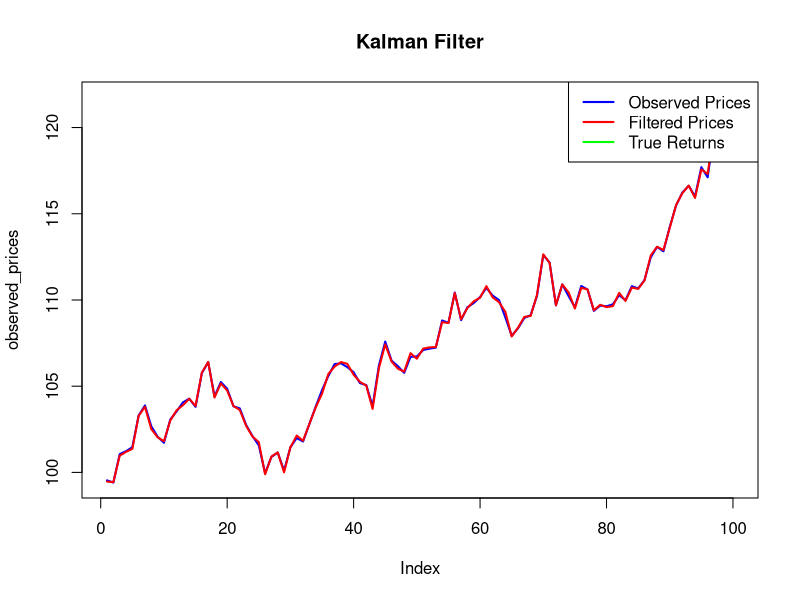

Write R code to recreate this figure.
library(Metrics)
set.seed(123)
num_obs <- 100
true_returns <- rnorm(num_obs, mean = 0.001, sd = 0.01)
observed_prices <- cumprod(1 + true_returns) * 100
noise <- rnorm(num_obs, mean = 0, sd = 0.1)
noisy_prices <- observed_prices + noise
# Kalman filter implementation
kalman_filter <- function(observed_prices) {
  state <- c(observed_prices[1], 0)
  P <- matrix(c(1, 0, 0, 1), nrow = 2)
  Q <- matrix(c(0.0001, 0, 0, 0.0001), nrow = 2)
  R <- 0.1
  A <- matrix(c(1, 1, 0, 1), nrow = 2)
  H <- matrix(c(1, 0), nrow = 1)
  filtered_states <- matrix(0, nrow = length(observed_prices), ncol = 2)
  for (i in 1:length(observed_prices)) {
    state_pred <- A %*% state
    P_pred <- A %*% P %*% t(A) + Q
    K <- P_pred %*% t(H) %*% solve(H %*% P_pred %*% t(H) + R)
    state <- state_pred + K %*% (observed_prices[i] - H %*% state_pred)
    P <- (matrix(1, nrow = 2, ncol = 2) - K %*% H) %*% P_pred
    filtered_states[i, ] <- state
  }
  return(list(filtered_states = filtered_states, state_pred = state_pred, P_pred = P_pred))
}
result <- kalman_filter(noisy_prices)
plot(observed_prices, type = "l", col = "blue", lwd = 2, main = "Kalman Filter")
lines(result$filtered_states[, 1], type = "l", col = "red", lwd = 2)
lines(true_returns, type = "l", col = "green", lwd = 2)
legend("topright", legend = c("Observed Prices", "Filtered Prices", "True Returns"),
       col = c("blue", "red", "green"), lty = 1, lwd = 2)
